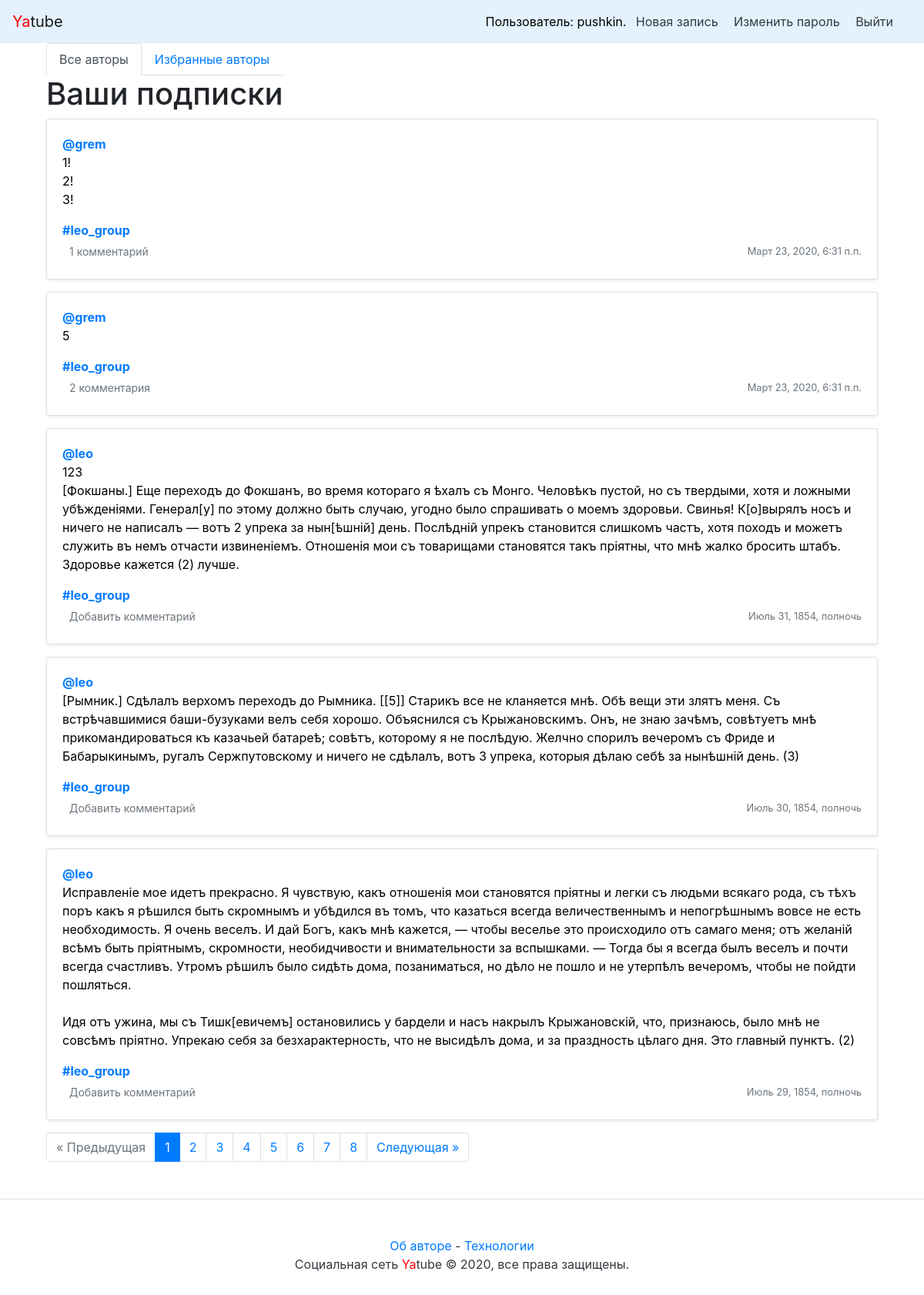
The app's page /follow/ (signed in) with its own data.
### posts/models.py (models this page shows, shortened)
class Post(models.Model):
    text = models.TextField()
    pub_date = models.DateTimeField("date published", auto_now_add=True)
    author = models.ForeignKey(User, on_delete=models.CASCADE, related_name="post_author")
    group = models.ForeignKey(Group, blank=True, null=True, on_delete=models.CASCADE, related_name="group")
    image = models.ImageField(upload_to='posts/', blank=True, null=True)

class Group(models.Model):
    title = models.CharField(max_length=200)
    slug = models.SlugField(unique=True)
    description = models.TextField()

### posts/views.py (the view)
# urls.py: path("follow/", views.follow_index, name="follow_index"),
@login_required
def follow_index(request):
    following_list = []
    user = get_object_or_404(User, username=request.user)
    follows = Follow.objects.filter(user=user).values('author')
    following_list = Post.objects.filter(author_id__in=follows).order_by("-pub_date")
    paginator = Paginator(following_list, 5)
    page_number = request.GET.get('page')
    page = paginator.get_page(page_number)
    return render(request, 'follow.html', {'page': page, 'paginator': paginator,
                                           'post': following_list, 'username': user.username})

### users/templatetags/user_filters.py (called while the page is built)
@register.filter
def rupluralize(value, endings):
    try:
        endings = endings.split(',')
        if value % 100 in (11, 12, 13, 14):
            return endings[2]
        if value % 10 == 1:
            return endings[0]
        if value % 10 in (2, 3, 4):
            return endings[1]
        else:
            return endings[2]
    except:
        raise TemplateSyntaxError

### yatube/context_processors.py (called while the page is built)
def year(request):
    current_year = dt.datetime.today().year
    return {'year': current_year}

### templates/follow.html (shortened to what this page needs)
{% extends "base.html" %}
{% load cache %}
{% block content %}
    <div class="container">
        {% include "menu.html" with index=True %}
        <h1> Ваши подписки</h1>
            {% cache 20 index_page page %}
                {% for post in page %}
                    {% include "post_item.html" with post=post %}
                {% endfor %}
            {% endcache %}
        {% if page.has_other_pages %}
            {% include "paginator.html" with items=page paginator=paginator%}
        {% endif %}
    </div>
{% endblock %}

### templates/nav.html
<nav class="navbar navbar-light" style="background-color: #e3f2fd;">
    <a class="navbar-brand" href="/"><span style="color:red">Ya</span>tube</a>
    <nav class="my-2 my-md-0 mr-md-3">
        {% if user.is_authenticated %}
        <a href="{% url 'profile' user.username %}" style="text-decoration: none; color:black;">Пользователь: {{ user.username }}.</a>
        <a class="p-2 text-dark" href="{% url 'new_post' %}">Новая запись</a>
        <a class="p-2 text-dark" href="{% url 'password_change' %}">Изменить пароль</a>
        <a class="p-2 text-dark" href="{% url 'logout' %}">Выйти</a>
        {% else %}
        <a class="p-2 text-dark" href="{% url 'login' %}">Войти</a> |
        <a class="p-2 text-dark" href="{% url 'signup' %}">Регистрация</a>
        {% endif %}
    </nav>
</nav>

### templates/post_item.html (shortened to what this page needs)
{% load user_filters %}
<div class="card mb-3 mt-1 shadow-sm">
    {% load thumbnail %}
    <div class="card-body">
            <p class="card-text">
                    <a name="post_{{ post.id }}" href="{% url 'profile' post.author.username %}">
                            <strong class="d-block text-gray-dark">@{{ post.author }}</strong>
                    </a>
                    <a name="post_{{ post.id }}" href="{% url 'post' post.author.username post.id %}" style="text-decoration: none; color:black;">{{ post.text|linebreaksbr }}</a>
            </p>
            {% if post.group %}
            <a class="card-link muted" href="{% url 'group_posts' post.group.slug %}">
                    <strong class="d-block text-gray-dark">#{{ post.group.title }}</strong>
            </a>
            {% endif %}
            <div class="d-flex justify-content-between align-items-center">
                    <div class="btn-group ">
                            <a class="btn btn-sm text-muted" href="{% url 'post' post.author.username post.id %}" role="button">
                                    {% if post.comment.count %}
                                    {{ post.comment.count }} комментари{{ post.comment.count|rupluralize:"й,я,ев" }}
                                    {% else%}
                                    Добавить комментарий
                                    {% endif %}
                            </a>
                    </div>
                    <small class="text-muted">{{ post.pub_date }}</small>
            </div>
    </div>
</div>

### records on screen
Post: author "grem", text "1! 2! 3!", group "leo_group", comment.count "1", comment.count|rupluralize "й", pub_date "Март 23, 2020, 6:31 п.п."
Post: author "grem", text "5", group "leo_group", comment.count "2", comment.count|rupluralize "я", pub_date "Март 23, 2020, 6:31 п.п."
Post: author "leo", text "123 [Фокшаны.] Еще переходъ до Фокшанъ, во время котораго я ѣхалъ съ Монго. Человѣкъ пустой, но съ твердыми, хотя и ложными убѣжденіями. Генерал[у] по этому должно быть случаю, угодно было спрашивать о моемъ здоровьи. Свинья! К[о]вырялъ носъ и ничего не написалъ — вотъ 2 упрека за нын[ѣшній] день. Послѣдній упрекъ становится слишкомъ частъ, хотя походъ и можетъ служить въ немъ отчасти извиненіемъ. Отношенія мои съ товарищами становятся такъ пріятны, что мнѣ жалко бросить штабъ. Здоровье кажется (2) лучше.", group "leo_group", shows "Добавить комментарий", pub_date "Июль 31, 1854, полночь"
Post: author "leo", text "[Рымник.] Сдѣлалъ верхомъ переходъ до Рымника. [[5]] Старикъ все не кланяется мнѣ. Обѣ вещи эти злятъ меня. Съ встрѣчавшимися баши-бузуками велъ себя хорошо. Объяснился съ Крыжановскимъ. Онъ, не знаю зачѣмъ, совѣтуетъ мнѣ прикомандироваться къ казачьей батареѣ; совѣтъ, которому я не послѣдую. Желчно спорилъ вечеромъ съ Фриде и Бабарыкинымъ, ругалъ Сержпутовскому и ничего не сдѣлалъ, вотъ 3 упрека, которыя дѣлаю себѣ за нынѣшній день. (3)", group "leo_group", shows "Добавить комментарий", pub_date "Июль 30, 1854, полночь"
Post: author "leo", text "Исправленіе мое идетъ прекрасно. Я чувствую, какъ отношенія мои становятся пріятны и легки съ людьми всякаго рода, съ тѣхъ поръ какъ я рѣшился быть скромнымъ и убѣдился въ томъ, что казаться всегда величественнымъ и непогрѣшнымъ вовсе не есть необходимость. Я очень веселъ. И дай Богъ, какъ мнѣ кажется, — чтобы веселье это происходило отъ самаго меня; отъ желаній всѣмъ быть пріятнымъ, скромности, необидчивости и внимательности за вспышками. — Тогда бы я всегда былъ веселъ и почти всегда счастливъ. Утромъ рѣшилъ было сидѣть дома, позаниматься, но дѣло не пошло и не утерпѣлъ вечеромъ, чтобы не пойдти пошляться. Идя отъ ужина, мы съ Тишк[евичемъ] остановились у бардели и насъ накрылъ…", group "leo_group", shows "Добавить комментарий", pub_date "Июль 29, 1854, полночь"

### other values on screen
{{ user.username }} "pushkin"
{{ i }} "1"
{{ i }} "2" "3" "4" "5" "6" "7" "8"
